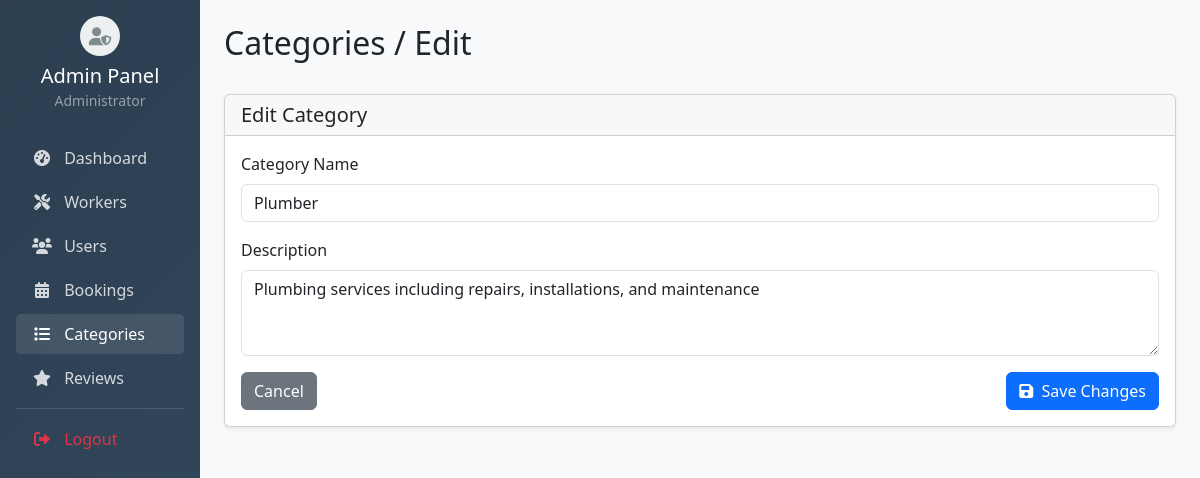
The page /admin/index.php?page=categories&subpage=edit&id=1 on the database its author committed.
### tables this page shows
CREATE TABLE categories (
    id INT PRIMARY KEY AUTO_INCREMENT,
    name VARCHAR(100) NOT NULL UNIQUE,
    description TEXT,
    created_at TIMESTAMP DEFAULT CURRENT_TIMESTAMP,
    updated_at TIMESTAMP DEFAULT CURRENT_TIMESTAMP ON UPDATE CURRENT_TIMESTAMP
);

### admin/index.php (the view, shortened to what the rows shown need)
<?php
require_once '../db_config.php';
class AdminService
{
    private $pdo;
    public function __construct($pdo)
    {
        $this->pdo = $pdo;
    }
    public function getCategories($page = 1, $per_page = 10, $search = '')
    {
        $offset = ($page - 1) * $per_page;
        $sql = "SELECT * FROM categories
            WHERE name LIKE ? OR description LIKE ?
            ORDER BY name
            LIMIT " . (int) $per_page . " OFFSET " . (int) $offset;
        $search_term = "%$search%";
        $stmt = $this->pdo->prepare($sql);
        $stmt->execute([$search_term, $search_term]);
        return $stmt->fetchAll(PDO::FETCH_ASSOC);
    }
    public function getCategory($id)
    {
        $stmt = $this->pdo->prepare("SELECT * FROM categories WHERE id = ?");
        $stmt->execute([$id]);
        return $stmt->fetch(PDO::FETCH_ASSOC);
    }
}
$adminService = new AdminService($pdo);
$page = $_GET['page'] ?? 'dashboard';
$subpage = $_GET['subpage'] ?? 'list';
$id = $_GET['id'] ?? null;
$search = $_GET['search'] ?? '';
$current_page = $_GET['p'] ?? 1;
$per_page = 10;
$data = [];
$item = null;
if ($page === 'workers') {
    if ($subpage === 'edit' && $id) {
        $item = $adminService->getWorker($id);
    } else {
        $data = $adminService->getWorkers($current_page, $per_page, $search);
        $total_count = $adminService->getWorkerCount($search);
    }
} elseif ($page === 'categories') {
    if ($subpage === 'edit' && $id) {
        $item = $adminService->getCategory($id);
    } else {
        $data = $adminService->getCategories($current_page, $per_page, $search);
        $total_count = $adminService->getCategoryCount($search);
    }
} elseif ($page === 'dashboard') {
    $data = $adminService->getDashboardStats();
}
?>
<!DOCTYPE html>
<html lang="en">
<head>
    <link href="https://cdn.jsdelivr.net/npm/bootstrap@5.3.0/dist/css/bootstrap.min.css" rel="stylesheet">
    <link href="https://cdnjs.cloudflare.com/ajax/libs/font-awesome/6.0.0/css/all.min.css" rel="stylesheet">
</head>
<body class="bg-light">
    <div class="container-fluid">
        <div class="row">
            <div class="col-md-9 col-lg-10 p-4">
                <div class="d-flex justify-content-between align-items-center mb-4">
                    <h2>
                        <?php
                        $page_titles = [
                            'dashboard' => 'Dashboard',
                            'workers' => 'Workers',
                            'users' => 'Users',
                            'bookings' => 'Bookings',
                            'categories' => 'Categories',
                            'reviews' => 'Reviews'
                        ];
                        echo $page_titles[$page] ?? 'Dashboard';
                        if ($subpage === 'edit')
                            echo ' / Edit';
                        elseif ($subpage === 'view')
                            echo ' / View';
                        elseif ($subpage === 'create')
                            echo ' / Create New';
                        ?>
                    </h2>
                </div>
                <?php if ($page === 'dashboard'): ?>
                    <div class="row mb-4">
                        <div class="col-md-3 mb-3">
                            <div class="card stats-card primary h-100">
                                <div class="card-body">
                                    <div class="d-flex justify-content-between">
                                        <div>
                                            <h5 class="card-title">Workers</h5>
                                            <h2 class="mb-0"><?= number_format($data['total_workers']) ?></h2>
                                        </div>
                                        <div class="avatar">
                                            <i class="fas fa-tools"></i>
                                        </div>
                                    </div>
                                    <a href="?page=workers" class="stretched-link"></a>
                                </div>
                            </div>
                        </div>
                        <div class="col-md-3 mb-3">
                            <div class="card stats-card success h-100">
                                <div class="card-body">
                                    <div class="d-flex justify-content-between">
                                        <div>
                                            <h5 class="card-title">Users</h5>
                                            <h2 class="mb-0"><?= number_format($data['total_users']) ?></h2>
                                        </div>
                                        <div class="avatar">
                                            <i class="fas fa-users"></i>
                                        </div>
                                    </div>
                                    <a href="?page=users" class="stretched-link"></a>
                                </div>
                            </div>
                        </div>
                        <div class="col-md-3 mb-3">
                            <div class="card stats-card warning h-100">
                                <div class="card-body">
                                    <div class="d-flex justify-content-between">
                                        <div>
                                            <h5 class="card-title">Bookings</h5>
                                            <h2 class="mb-0"><?= number_format($data['total_bookings']) ?></h2>
                                        </div>
                                        <div class="avatar">
                                            <i class="fas fa-calendar-alt"></i>
                                        </div>
                                    </div>
                                    <a href="?page=bookings" class="stretched-link"></a>
                                </div>
                            </div>
                        </div>
                        <div class="col-md-3 mb-3">
                            <div class="card stats-card danger h-100">
                                <div class="card-body">
                                    <div class="d-flex justify-content-between">
                                        <div>
                                            <h5 class="card-title">Completed</h5>
                                            <h2 class="mb-0"><?= number_format($data['completed_bookings']) ?></h2>
                                        </div>
                                        <div class="avatar">
                                            <i class="fas fa-check-circle"></i>
                                        </div>
                                    </div>
                                    <a href="?page=bookings&status=completed" class="stretched-link"></a>
                                </div>
                            </div>
                        </div>
                    </div>
                    <div class="row">
                        <div class="col-md-6 mb-4">
                            <div class="card h-100">
                                <div class="card-header">
                                    <h5 class="mb-0">Recent Bookings</h5>
                                </div>
                                <div class="card-body">
                                    <?php if (empty($data['recent_bookings'])): ?>
                                        <p class="text-muted">No recent bookings</p>
                                    <?php else: ?>
                                        <div class="table-responsive">
                                            <table class="table table-hover">
                                                <thead>
                                                    <tr>
                                                        <th>ID</th>
                                                        <th>User</th>
                                                        <th>Worker</th>
                                                        <th>Status</th>
                                                        <th>Date</th>
                                                    </tr>
                                                </thead>
                                                <tbody>
                                                    <?php foreach ($data['recent_bookings'] as $booking): ?>
                                                        <tr onclick="window.location='?page=bookings&subpage=view&id=<?= $booking['id'] ?>'"
                                                            style="cursor: pointer;">
                                                            <td>#<?= $booking['id'] ?></td>
                                                            <td><?= htmlspecialchars($booking['user_name']) ?></td>
                                                            <td><?= htmlspecialchars($booking['worker_name']) ?></td>
                                                            <td>
                                                                <span class="badge badge-<?= strtolower($booking['status']) ?>">
                                                                    <?= ucfirst($booking['status']) ?>
                                                                </span>
                                                            </td>
                                                            <td><?= date('M j, Y', strtotime($booking['preferred_date'])) ?></td>
                                                        </tr>
                                                    <?php endforeach; ?>
                                                </tbody>
                                            </table>
                                        </div>
                                    <?php endif; ?>
                                </div>
                                <div class="card-footer text-end">
                                    <a href="?page=bookings" class="btn btn-sm btn-primary">View All</a>
                                </div>
                            </div>
                        </div>
                        <div class="col-md-6 mb-4">
                            <div class="card h-100">
                                <div class="card-header">
                                    <h5 class="mb-0">Recent Reviews</h5>
                                </div>
                                <div class="card-body">
                                    <?php if (empty($data['recent_reviews'])): ?>
                                        <p class="text-muted">No recent reviews</p>
                                    <?php else: ?>
                                        <div class="table-responsive">
                                            <table class="table table-hover">
                                                <thead>
                                                    <tr>
                                                        <th>ID</th>
                                                        <th>User</th>
                                                        <th>Worker</th>
                                                        <th>Rating</th>
                                                        <th>Date</th>
                                                    </tr>
                                                </thead>
                                                <tbody>
                                                    <?php foreach ($data['recent_reviews'] as $review): ?>
                                                        <tr onclick="window.location='?page=reviews&subpage=view&id=<?= $review['id'] ?>'"
                                                            style="cursor: pointer;">
                                                            <td>#<?= $review['id'] ?></td>
                                                            <td><?= htmlspecialchars($review['user_name']) ?></td>
                                                            <td><?= htmlspecialchars($review['worker_name']) ?></td>
                                                            <td>
                                                                <span class="rating-stars">
                                                                    <?php for ($i = 1; $i <= 5; $i++): ?>
                                                                        <i
                                                                            class="fas fa-star<?= $i <= $review['rating'] ? '' : '-o' ?>"></i>
                                                                    <?php endfor; ?>
                                                                </span>
                                                            </td>
                                                            <td><?= date('M j, Y', strtotime($review['created_at'])) ?></td>
                                                        </tr>
                                                    <?php endforeach; ?>
                                                </tbody>
                                            </table>
                                        </div>
                                    <?php endif; ?>
                                </div>
                                <div class="card-footer text-end">
                                    <a href="?page=reviews" class="btn btn-sm btn-primary">View All</a>
                                </div>
                            </div>
                        </div>
                    </div>
                <?php elseif ($page === 'categories' && ($subpage === 'edit' || $subpage === 'create')): ?>
                    <div class="card">
                        <div class="card-header">
                            <h5 class="mb-0"><?= $subpage === 'create' ? 'Add New Category' : 'Edit Category' ?></h5>
                        </div>
                        <div class="card-body">
                            <form method="POST">
                                <div class="mb-3">
                                    <label class="form-label">Category Name</label>
                                    <input type="text" class="form-control" name="name"
                                        value="<?= htmlspecialchars($item['name'] ?? '') ?>" required>
                                </div>
                                <div class="mb-3">
                                    <label class="form-label">Description</label>
                                    <textarea class="form-control" name="description"
                                        rows="3"><?= htmlspecialchars($item['description'] ?? '') ?></textarea>
                                </div>
                                <div class="d-flex justify-content-between">
                                    <a href="?page=categories" class="btn btn-secondary">Cancel</a>
                                    <button type="submit" class="btn btn-primary">
                                        <i class="fas fa-save me-1"></i> Save Changes
                                    </button>
                                </div>
                            </form>
                        </div>
                    </div>
                <?php endif; ?>
            </div>
        </div>
    </div>
</body>
</html>

### rows shown on the page
categories: name "Plumber", description "Plumbing services including repairs, installations, and maintenance"

### other values the page prints
$_SESSION['admin_name'] "Administrator"
$page_titles[$page] "Categories"
